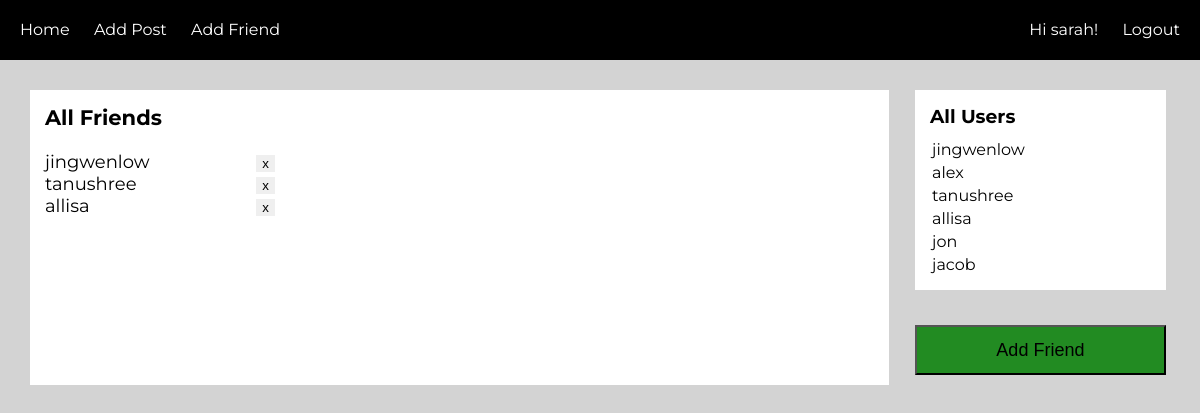
Screenshot of /users/addFriend/ (signed in) with the database file from the repository.
### users/models.py (models this page shows, shortened)
class CustomUser(AbstractUser):
    name = models.CharField(blank=True, max_length=255)

### users/views.py (the view)
# urls.py: path('addFriend/', views.addFriend.as_view(), name='addFriend'),
class addFriend(TemplateView):
    success_url = reverse_lazy('login')
    template_name = 'addFriend.html'
    @method_decorator(login_required) # redirect to home if logged out
    def get(self, request):
        friends = []
        users = CustomUser.objects.exclude(id=request.user.id)
        if Friend.objects.filter(current_user=request.user):
            friend = Friend.objects.get(current_user=request.user) # get current users friends object
            friends = friend.users.all() # get current users friends
        args = {'users':users, 'friends':friends}
        return render(request, self.template_name, args)

### users/templates/addFriend.html (shortened to what this page needs)
{% extends 'base.html' %}
{% load staticfiles %}
{% block css %}
<link rel="stylesheet" href="{% static 'css/addFriend.css' %}">
{% endblock %}
{% block content %}
  <div class="currFriends">
     <div class="friends">
       <h3>All Friends</h3>
       <div class="list">
         {% for friend in friends %}
           <div class="rowList">
             <p>{{ friend.username }}</p>
             <a href="{% url 'change_friends' operation='remove' pk=friend.pk %}">
               <button class="x">x</button>
             </a>
           </div>
         {% endfor %}
      </div>
    </div>
  </div>
  <div class="friendsList">
      <div class="possFriends">
        <h3 class="allUsers">All Users</h3>
        {% for user in users %}
        <a class="users" href="{% url 'change_friends' operation='add' pk=user.pk %}">
          {{ user.username }}
        </a>
        {% endfor %}
      </div>
      <div class="post">
          <button class="green">Add Friend</button>
      </div>
  </div>
{% endblock %}

### users/templates/base.html (shortened to what this page needs)
<!DOCTYPE html>
<html>
<head>
    {% block css %}{% endblock %}
</head>
<body>
  <header>
      <nav>
        <a href="{% url 'home' %}">Home</a>
        <a href="{% url 'addPost' %}">Add Post</a>
        <a href="{% url 'addFriend' %}">Add Friend</a>
      </nav>
      <nav class="log">
        {% if user.is_authenticated %}
          Hi {{ user.username }}!
        {% endif %}
        {% if user.is_authenticated %}
          <a class="login" href="{% url 'logout' %}">Logout</a>
        {% else %}
          <a class="login" href="{% url 'login' %}">Login</a>
        {% endif %}
      </nav>
  </header>
  <main>
    {% block content %}
    {% endblock %}
  </main>
</body>
</html>

### users/static/css/addFriend.css (style rules this page uses)
body { margin: 0px; font-family: 'Montserrat', sans-serif; background-color: lightgrey; }
p { margin: 0px; }
h3 { margin-top: 0px; }
header { background-color: black; color: white; height: 60px; line-height: 60px; display: flex; flex-direction: row; }
nav { flex: 0 0 70%; }
a { color: white; padding-left: 20px; text-decoration: none; }
nav.log { text-align: right; flex: 0 0 30%; }
a.login { padding-right: 20px; }
main { margin: 30px; display: flex; flex-direction: row; }
div.currFriends { margin: 0; padding-right: 30px; flex: 0 0 75%; }
div.friends { border: 0px; padding: 15px; width: 97%; height: 265px; font-size: large; background-color: white; color: black; }
div.list { display: flex; flex-direction: column; }
div.rowList { display: flex; flex-direction: row; width: 230px; justify-content: space-between; }
div.friendsList { display: flex; flex-direction: column; flex: 0 0 22%; }
div.possFriends { padding: 15px; height: 170px; overflow: scroll; background-color: white; display: flex; flex-direction: column; }
h3.allUsers { margin-bottom: 10px; }
a.users { padding: 2px; color: black; }
div.post { padding-top: 35px; }
button.x { border: 0px; }
button.green { background-color: forestgreen; height: 50px; width: 100%; font-size: large; }

### rows the page displays
CustomUser: username "sarah"
CustomUser: username "jingwenlow"
CustomUser: username "tanushree"
CustomUser: username "allisa"
CustomUser: username "alex"
CustomUser: username "jon"
CustomUser: username "jacob"
